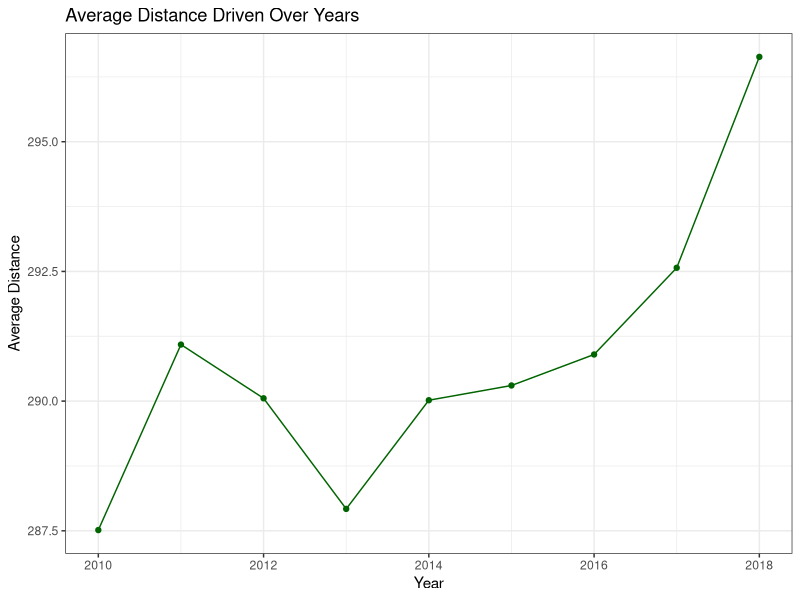
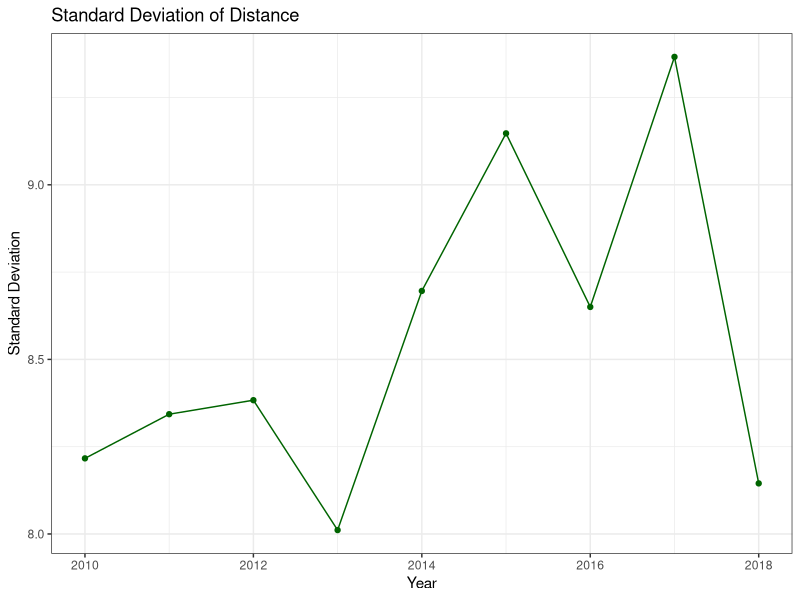
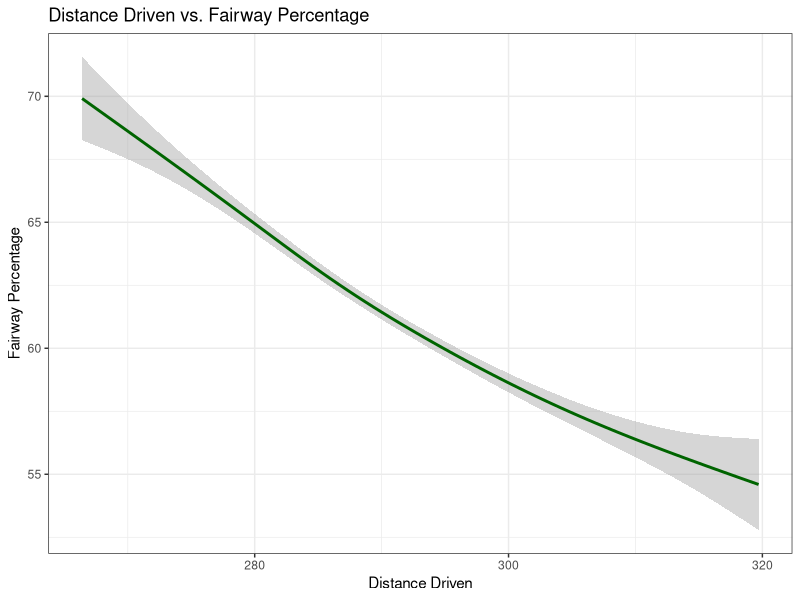
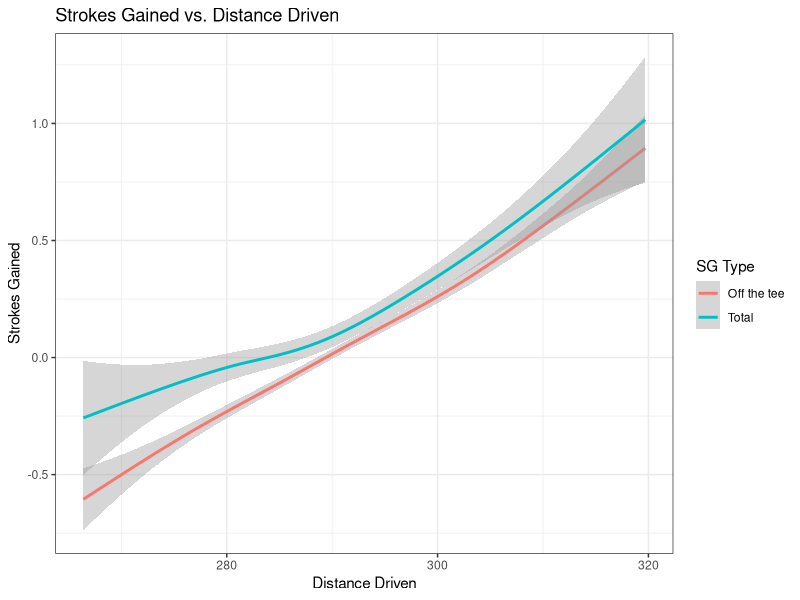
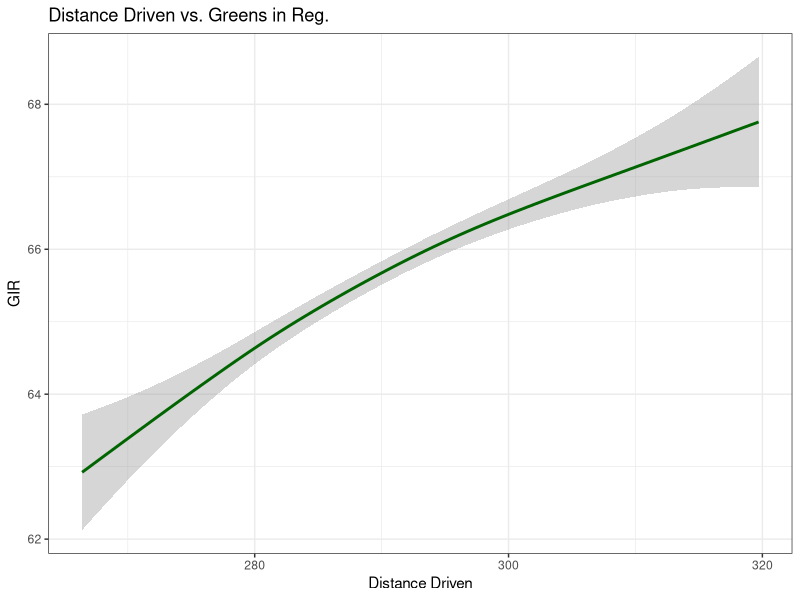
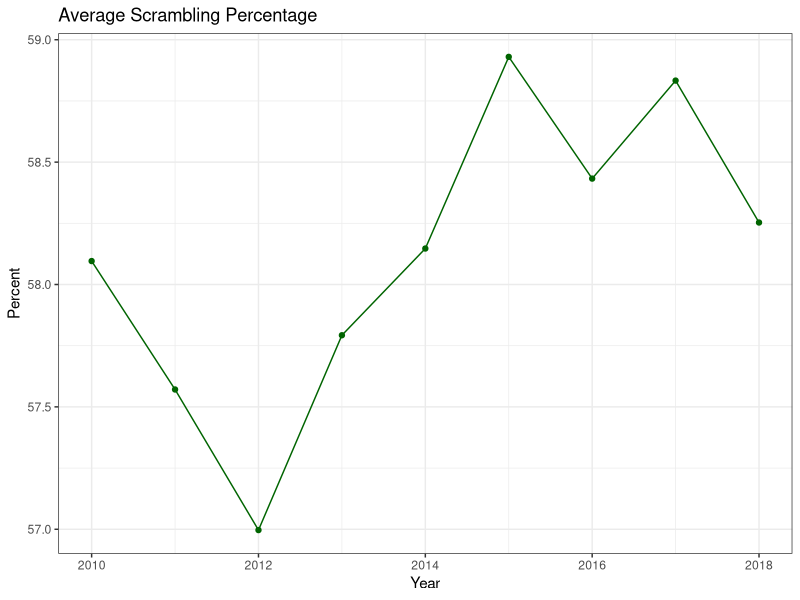
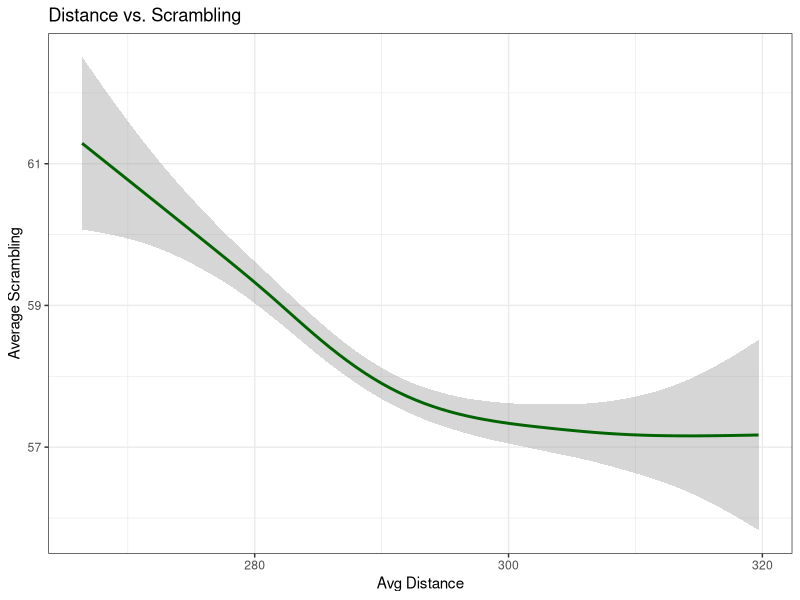
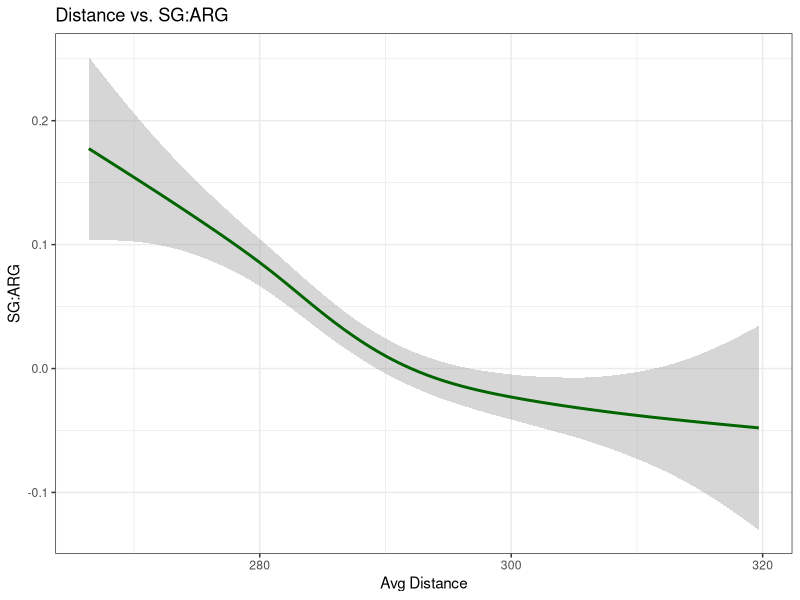

Reproduce these figures in R, in order.
## ---- chunk 1
library(tidyverse)
library(dplyr)
library(ggplot2)
library(plyr)
## ---- chunk 2
pgatour <- read_csv("pgaTourData.csv")
## ---- chunk 3
average_distance <- pgatour %>% 
  dplyr::group_by(Year) %>% 
  dplyr::summarise(dist_year = mean(`Avg Distance`, na.rm = TRUE))



avg_distance_driven <- ggplot(data = average_distance) +
  geom_point(mapping = aes(x = Year, y = dist_year), color = 'dark green') +
  geom_path(mapping = aes(x = Year, y = dist_year), color = 'dark green') +
  labs(title = 'Average Distance Driven Over Years', y = 'Average Distance') +
  theme_bw()
avg_distance_driven
## ---- chunk 4
stdv_distance <- pgatour %>% 
  dplyr::group_by(Year) %>% 
  dplyr::summarise(stdv = sd(`Avg Distance`, na.rm = TRUE))

stdv_distance_driven <- ggplot(data = stdv_distance, mapping = aes(x = Year, y = stdv)) +
  geom_point(color = 'dark green') +
  geom_path(color = 'dark green') +
  labs(title = 'Standard Deviation of Distance', y = 'Standard Deviation') +
  theme_bw()
stdv_distance_driven
## ---- chunk 5
distance_vs_fwp <- ggplot(data = pgatour) +
  geom_smooth(mapping = aes(x = `Avg Distance`, y = `Fairway Percentage`), color = 'dark green') +
  labs(title = 'Distance Driven vs. Fairway Percentage', x = 'Distance Driven') +
  theme_bw()
distance_vs_fwp
## ---- chunk 6
sg_ott <- pgatour %>% 
  select(`Player Name`, `Avg Distance`, `SG:OTT`)
names(sg_ott)[3] <- 'SG'
sg_ott$sg_type <- 'Off the tee'

sg_total <- pgatour %>% 
  select(`Player Name`, `Avg Distance`, `Average SG Total`)
names(sg_total)[3] <- 'SG'
sg_total$sg_type <- 'Total'


sg_ott_total <- bind_rows(sg_ott, sg_total)
sg_ott_total

sg_vs_distdriven <- ggplot(data = sg_ott_total) +
  geom_smooth(mapping = aes(x = `Avg Distance`, y = SG, color = sg_type)) +
  labs(title = 'Strokes Gained vs. Distance Driven', x = 'Distance Driven', y = 'Strokes Gained', color = 'SG Type') +
  theme_bw()

sg_vs_distdriven

## ---- chunk 7
distance_vs_gir <- ggplot(pgatour) +
  geom_smooth(mapping = aes(x = `Avg Distance`, y = gir), color = 'dark green') +
  labs(title = 'Distance Driven vs. Greens in Reg.', x = 'Distance Driven', y = 'GIR') +
  theme_bw()
distance_vs_gir
## ---- chunk 8
scram_perc <- pgatour %>% 
  dplyr::group_by(Year) %>% 
  dplyr::summarise(scram_year = mean(`Average Scrambling`, na.rm = TRUE))

scram_perc <- ggplot(data = scram_perc) +
  geom_point(mapping = aes(x = Year, y = scram_year), color = 'dark green') +
  geom_path(mapping = aes(x = Year, y = scram_year), color = 'dark green') +
  labs(title = 'Average Scrambling Percentage', y = 'Percent') +
  theme_bw()
scram_perc
## ---- chunk 9
distance_vs_scram <- ggplot(data = pgatour) +
  geom_smooth(mapping = aes(x = `Avg Distance`, y = `Average Scrambling`), color = 'dark green') +
  labs(title = "Distance vs. Scrambling") +
  theme_bw()
distance_vs_scram

distance_vs_sgarg <- ggplot(data = pgatour) +
  geom_smooth(mapping = aes(x = `Avg Distance`, y = `SG:ARG`), color = 'dark green') +
  labs(title = "Distance vs. SG:ARG") +
  theme_bw()
distance_vs_sgarg
## ---- chunk 10
putts <- pgatour %>% 
  dplyr::group_by(Year) %>% 
  dplyr::summarise(avg_putts = mean(`Average Putts`, na.rm = TRUE))

average_putts <- ggplot(data = putts, mapping = aes(x = Year, y = avg_putts)) +
  geom_point(color = 'dark green') +
  geom_path(color = 'dark green') +
  labs(title = 'Average Putts per Year', y = "Putts") +
  theme_bw()
average_putts
## ---- chunk 11
distance_vs_putts <- ggplot(data = pgatour) +
  geom_smooth(mapping = aes(x = `Avg Distance`, y = `Average Putts`), color = 'dark green') +
  labs(title = 'Distance vs. Putts') +
  theme_bw()
distance_vs_putts
## ---- chunk 12
sapply(pgatour, typeof)

earnings <- pgatour %>% 
  dplyr::group_by(`Player Name`) %>% 
  dplyr::filter(Money > 0)


no_comma_earnings <- gsub(",", "", earnings$Money)
earnings$player_earnings <- no_comma_earnings


sapply(earnings, typeof)

earnings$player_earnings <- as.numeric(earnings$player_earnings)
sapply(earnings, typeof)

earnings <- earnings %>% 
  select(-Money)
## ---- chunk 13
earnings <- earnings %>% 
  arrange(desc(player_earnings))

earnings
earnings$ranking <- rank(-earnings$player_earnings)
earnings

top25 <- nrow(earnings)*0.25


top25_perc <- earnings %>% 
  filter(ranking <= top25)

bottom25perc <- earnings %>% 
  filter(ranking >= top25)

bottom25perc$Category <- 'Rest of the Field'
top25_perc$Category <- 'Top 25%'

together <- bind_rows(top25_perc, bottom25perc)

together

earnings1 <- ggplot(data = together) +
  geom_col(mapping = aes(x = order(desc(Category)), y = player_earnings, fill = Category, color = Category)) +
  scale_y_continuous(labels = scales::dollar_format()) +
  labs(title = 'Top 25% Earnings', y = 'Money') +
  theme_bw() +
  theme(axis.title.x = element_blank(),
        axis.text.x = element_blank(),
        axis.ticks.x = element_blank())
earnings1

earnings2 <- ggplot(data = together) +
  geom_col(mapping = aes(x = Category, y = player_earnings, fill = Category, color = Category)) +
  scale_y_continuous(labels = scales::dollar_format()) +
  labs(title = 'Top 25% Earnings', y = 'Money') +
  theme_bw()
earnings2
## ---- chunk 14
top25_names <- top25_perc$`Player Name`

bottom25_names <- bottom25perc$`Player Name`

top25_all <- pgatour %>% 
  filter(`Player Name` %in% top25_names)

bottom25_all <- pgatour %>% 
  filter(`Player Name` %in% bottom25_names)

top25_all$Category <- 'Top 25%'
bottom25_all$Category <- 'Rest of Field'

pga_df_distributed <- bind_rows(top25_all, bottom25_all)
## ---- chunk 15
avg_driving_compared <- pga_df_distributed %>% 
  dplyr::group_by(Year, Category) %>% 
  dplyr::summarise(avg_distance = mean(`Avg Distance`, na.rm = TRUE))


winners_vs_field_distance <- ggplot(data = avg_driving_compared) +
  geom_point(mapping = aes(x = Year, y = avg_distance, color = Category)) +
  geom_path(mapping = aes(x = Year, y = avg_distance, color = Category)) +
  labs(title = 'Winners vs. Field - Distance', y = 'Distance') +
  theme_bw()
winners_vs_field_distance
## ---- chunk 16
distance_v_scram_winners <- ggplot(data = pga_df_distributed) +
  geom_smooth(mapping = aes(x = `Avg Distance`, y = `Average Scrambling`, color = Category)) +
  labs(title = 'Winner vs. Field - Distance vs. Scrambling') +
  theme_bw()
distance_v_scram_winners
## ---- chunk 17
scram_perc_winners <- pga_df_distributed %>% 
  dplyr::group_by(Year, Category) %>% 
  dplyr::summarise(avg_scram = mean(`Average Scrambling`, na.rm = TRUE))

scram_perc_winners_graph <- ggplot(data = scram_perc_winners, mapping = aes(x = Year, y = avg_scram, color = Category)) +
  geom_point() +
  geom_path() +
  labs(title = 'Average Scrambling - Winners vs. Field', y = 'Scrambling Percentage') +
  theme_bw()
scram_perc_winners_graph
